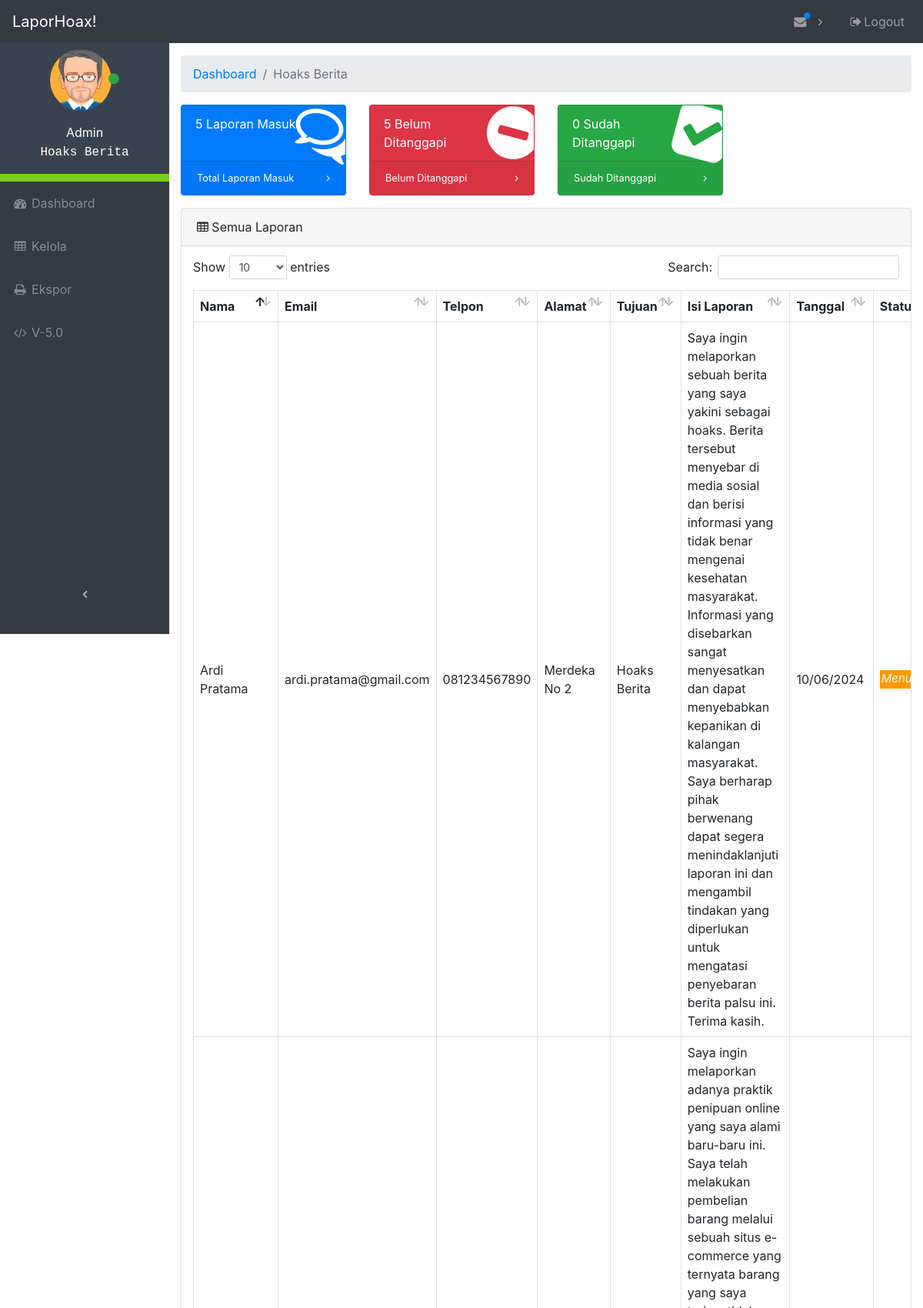
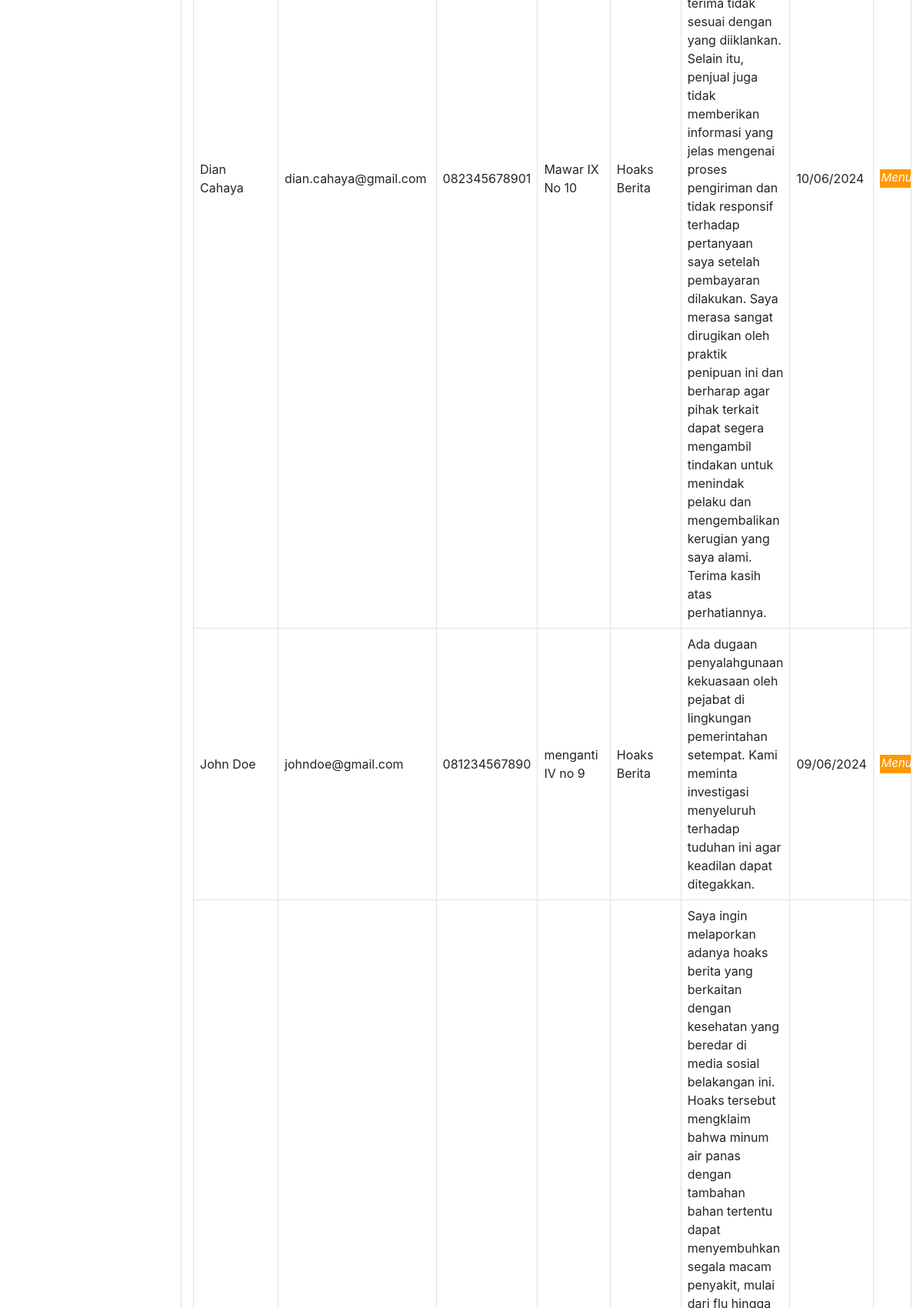
/admin/index (signed in, upper part), run on the app's committed database (2 pictures, top to bottom).
### tables this page shows
CREATE TABLE `divisi` (
  `id_divisi` int(11) NOT NULL,
  `nama_divisi` varchar(64) NOT NULL
);

CREATE TABLE `laporan` (
  `id` int(11) NOT NULL,
  `nama` varchar(64) NOT NULL,
  `email` varchar(64) NOT NULL,
  `telpon` varchar(12) NOT NULL,
  `alamat` varchar(256) NOT NULL,
  `tujuan` int(11) NOT NULL,
  `isi` varchar(2048) NOT NULL,
  `tanggal` timestamp NOT NULL DEFAULT current_timestamp() ON UPDATE current_timestamp(),
  `status` varchar(12) NOT NULL
);

### admin/database.php (called while the page is built, shortened)
<?php
$db_host = "localhost";
$db_user = "root";
$db_pass = "";
$db_name = "kp";
try {
    $db = new PDO("mysql:host=$db_host;dbname=$db_name", $db_user, $db_pass);
} catch(PDOException $e) {
    die("Terjadi masalah: " . $e->getMessage());
}
function logged_admin () {
    global $db, $admin_login, $divisi, $id_admin;
    $sql = "SELECT * FROM admin, divisi WHERE admin.username = :username AND admin.divisi = divisi.id_divisi";
    $stmt = $db->prepare($sql);
    $stmt->bindValue(':username', $admin_login);
    $stmt->execute();
    foreach ($stmt as $col) {
        $divisi = $col['nama_divisi'];
        $id_admin = $col['id_admin'];
    }
}

### admin/index.php (the view, shortened to what this page needs)
<?php
    require_once("database.php");
    logged_admin ();
    global $total_laporan_masuk, $total_laporan_menunggu, $total_laporan_ditanggapi;
    if ($id_admin > 0) {
        foreach($db->query("SELECT COUNT(*) FROM laporan WHERE laporan.tujuan = $id_admin") as $row) {
            $total_laporan_masuk = $row['COUNT(*)'];
        }
        foreach($db->query("SELECT COUNT(*) FROM laporan WHERE status = \"Ditanggapi\" AND laporan.tujuan = $id_admin") as $row) {
            $total_laporan_ditanggapi = $row['COUNT(*)'];
        }
        foreach($db->query("SELECT COUNT(*) FROM laporan WHERE status = \"Menunggu\" AND laporan.tujuan = $id_admin") as $row) {
            $total_laporan_menunggu = $row['COUNT(*)'];
        }
    }
 ?>
<!DOCTYPE html>
<html lang="en">
<head>
    <link href="vendor/bootstrap/css/bootstrap.css" rel="stylesheet">
    <link href="vendor/font-awesome/css/font-awesome.min.css" rel="stylesheet" type="text/css">
    <link href="vendor/datatables/dataTables.bootstrap4.css" rel="stylesheet">
    <link href="css/admin.css" rel="stylesheet">
</head>
<body class="fixed-nav sticky-footer" id="page-top">
    <nav class="navbar navbar-expand-lg navbar-dark bg-dark fixed-top" id="mainNav">
        <a class="navbar-brand" href="index">LaporHoax!</a>
        <div class="collapse navbar-collapse" id="navbarResponsive">
            <ul class="navbar-nav navbar-sidenav sidebar-menu" id="exampleAccordion">
                <li class="sidebar-profile nav-item" data-toggle="tooltip" data-placement="right" title="Admin">
                    <div class="profile-main">
                        <p class="image">
                            <img alt="image" src="images/avatar1.png" width="80">
                            <span class="status"><i class="fa fa-circle text-success"></i></span>
                        </p>
                        <p>
                            <span class="">Admin</span><br>
                            <span class="user" style="font-family: monospace;"><?php echo $divisi; ?></span>
                        </p>
                    </div>
                </li>
                <li class="nav-item" data-toggle="tooltip" data-placement="right" title="Dashboard">
                    <a class="nav-link" href="index">
                        <i class="fa fa-fw fa-dashboard"></i>
                        <span class="nav-link-text">Dashboard</span>
                    </a>
                </li>
                <li class="nav-item" data-toggle="tooltip" data-placement="right" title="Tables">
                    <a class="nav-link" href="tables">
                        <i class="fa fa-fw fa-table"></i>
                        <span class="nav-link-text">Kelola</span>
                    </a>
                </li>
                <li class="nav-item" data-toggle="tooltip" data-placement="right" title="Export">
                    <a class="nav-link" href="export">
                        <i class="fa fa-fw fa-print"></i>
                        <span class="nav-link-text">Ekspor</span>
                    </a>
                </li>
                <li class="nav-item" data-toggle="tooltip" data-placement="right" title="Version">
                    <a class="nav-link" href="">
                        <i class="fa fa-fw fa-code"></i>
                        <span class="nav-link-text">V-5.0</span>
                    </a>
                </li>
            </ul>
            <ul class="navbar-nav sidenav-toggler">
                <li class="nav-item">
                    <a class="nav-link text-center" id="sidenavToggler">
                        <i class="fa fa-fw fa-angle-left"></i>
                    </a>
                </li>
            </ul>
            <ul class="navbar-nav ml-auto">
                <li class="nav-item dropdown">
                    <a class="nav-link dropdown-toggle mr-lg-2" id="messagesDropdown" href="#" data-toggle="dropdown" aria-haspopup="true" aria-expanded="false">
                        <i class="fa fa-fw fa-envelope"></i>
                        <span class="indicator text-primary d-none d-lg-block">
                            <i class="fa fa-fw fa-circle"></i>
                        </span>
                    </a>
                    <?php
                        $statement = $db->query("SELECT * FROM laporan ORDER BY laporan.id DESC LIMIT 1");
                     ?>
                </li>
                <li class="nav-item">
                    <a class="nav-link" data-toggle="modal" data-target="#exampleModal">
                        <i class="fa fa-fw fa-sign-out"></i>Logout
                    </a>
                </li>
            </ul>
        </div>
    </nav>
    <div class="content-wrapper">
        <div class="container-fluid">
            <ol class="breadcrumb">
                <li class="breadcrumb-item">
                    <a href="#">Dashboard</a>
                </li>
                <li class="breadcrumb-item active"><?php echo $divisi; ?></li>
            </ol>
            <div class="row">
                <div class="col-xl-3 col-sm-6 mb-3">
                    <div class="card text-white bg-primary o-hidden h-100">
                        <div class="card-body">
                            <div class="card-body-icon">
                                <i class="fa fa-fw fa-comments-o"></i>
                            </div>
                            <div class="mr-5"><?php echo $total_laporan_masuk; ?> Laporan Masuk</div>
                        </div>
                        <a class="card-footer text-white clearfix small z-1" href="tables">
                            <span class="float-left">Total Laporan Masuk</span>
                            <span class="float-right">
                                <i class="fa fa-angle-right"></i>
                            </span>
                        </a>
                    </div>
                </div>
                <div class="col-xl-3 col-sm-6 mb-3">
                    <div class="card text-white bg-danger o-hidden h-100">
                        <div class="card-body">
                            <div class="card-body-icon">
                                <i class="fa fa-fw fa-minus-circle"></i>
                            </div>
                            <div class="mr-5"><?php echo $total_laporan_menunggu; ?> Belum Ditanggapi</div>
                        </div>
                        <a class="card-footer text-white clearfix small z-1" href="#">
                            <span class="float-left">Belum Ditanggapi</span>
                            <span class="float-right">
                                <i class="fa fa-angle-right"></i>
                            </span>
                        </a>
                    </div>
                </div>
                <div class="col-xl-3 col-sm-6 mb-3">
                    <div class="card text-white bg-success o-hidden h-100">
                        <div class="card-body">
                            <div class="card-body-icon">
                                <i class="fa fa-fw fa-check-square"></i>
                            </div>
                            <div class="mr-5"><?php echo $total_laporan_ditanggapi; ?> Sudah Ditanggapi</div>
                        </div>
                        <a class="card-footer text-white clearfix small z-1" href="#">
                            <span class="float-left">Sudah Ditanggapi</span>
                            <span class="float-right">
                                <i class="fa fa-angle-right"></i>
                            </span>
                        </a>
                    </div>
                </div>
            </div>
            <div class="card mb-3">
                <div class="card-header">
                    <i class="fa fa-table"></i> Semua Laporan
                </div>
                <div class="card-body">
                    <div class="table-responsive">
                        <table class="table table-bordered" id="dataTable" width="100%" cellspacing="0">
                            <thead>
                                <tr>
                                    <th>Nama</th>
                                    <th>Email</th>
                                    <th>Telpon</th>
                                    <th>Alamat</th>
                                    <th>Tujuan</th>
                                    <th>Isi Laporan</th>
                                    <th>Tanggal</th>
                                    <th class="sorting_asc_disabled sorting_desc_disabled">Status</th>
                                </tr>
                            </thead>
                            <tbody>
                                <?php
                            if ($id_admin > 0) {
                                $statement = $db->query("SELECT * FROM laporan, divisi WHERE laporan.tujuan = divisi.id_divisi AND laporan.tujuan = $id_admin ORDER BY laporan.id DESC");
                            } else {
                                $statement = $db->query("SELECT * FROM laporan, divisi WHERE laporan.tujuan = divisi.id_divisi ORDER BY laporan.id DESC");
                            }
                            foreach ($statement as $key ) {
                                $mysqldate = $key['tanggal'];
                                $phpdate = strtotime($mysqldate);
                                $tanggal = date( 'd/m/Y', $phpdate);
                                $status  = $key['status'];
                                if($status == "Ditanggapi") {
                                    $style_status = "<p style=\"background-color:#009688;color:#fff;padding-left:2px;padding-right:2px;padding-bottom:2px;margin-top:16px;font-size:15px;font-style:italic;\">Ditanggapi</p>";
                                } else {
                                    $style_status = "<p style=\"background-color:#FF9800;color:#fff;padding-left:2px;padding-right:2px;padding-bottom:2px;margin-top:16px;font-size:15px;font-style:italic;\">Menunggu</p>";
                                }
                                ?>
                                <tr>
                                    <td><?php echo $key['nama']; ?></td>
                                    <td><?php echo $key['email']; ?></td>
                                    <td><?php echo $key['telpon']; ?></td>
                                    <td><?php echo $key['alamat']; ?></td>
                                    <td><?php echo $key['nama_divisi']; ?></td>
                                    <td><?php echo $key['isi']; ?></td>
                                    <td><?php echo $tanggal; ?></td>
                                    <td><?php echo $style_status; ?></td>
                                </tr>
                                <?php
                            }
                            ?>
                            </tbody>
                        </table>
                    </div>
                </div>
            </div>
        </div>
    </div>
</body>
</html>

### admin/css/admin.css (style rules this page uses)
html { position: relative; min-height: 100%; }
body { overflow-x: hidden; }
body.sticky-footer { margin-bottom: 56px; }
body.sticky-footer .content-wrapper { min-height: calc(100vh - 56px - 56px); }
body.fixed-nav { padding-top: 56px; }
.content-wrapper { min-height: calc(100vh - 56px); padding-top: 1rem; }
.o-hidden { overflow: hidden !important; }
.z-1 { z-index: 1; }
#mainNav .navbar-collapse { overflow: auto; max-height: 75vh; }
#mainNav .navbar-collapse .navbar-nav .nav-item .nav-link { cursor: pointer; }
#mainNav .navbar-collapse .sidenav-toggler { display: none; }
#mainNav .navbar-collapse .navbar-nav > .nav-item.dropdown > .nav-link { position: relative; min-width: 45px; }
#mainNav .navbar-collapse .navbar-nav > .nav-item.dropdown > .nav-link:after { float: right; width: auto; content: '\f105'; border: none; font-family: 'FontAwesome'; }
#mainNav .navbar-collapse .navbar-nav > .nav-item.dropdown > .nav-link .indicator { position: absolute; top: 5px; left: 21px; font-size: 10px; }
@media (min-width: 992px) { #mainNav .navbar-brand { width: 250px; } }
@media (min-width: 992px) { #mainNav .navbar-collapse { overflow: visible; max-height: none; } }
@media (min-width: 992px) { #mainNav .navbar-collapse .navbar-sidenav { position: absolute; top: 0; left: 0; -webkit-flex-direction: column; -ms-flex-direction: column; flex-direction: column; margin-top: 56px; } }
@media (min-width: 992px) { #mainNav .navbar-collapse .navbar-sidenav > .nav-item { width: 220px; padding: 0; } }
@media (min-width: 992px) { #mainNav .navbar-collapse .navbar-sidenav > .nav-item > .nav-link { padding: 1em; } }
@media (min-width: 992px) { #mainNav .navbar-collapse .navbar-nav > .nav-item.dropdown > .nav-link { min-width: 0; } }
@media (min-width: 992px) { #mainNav .navbar-collapse .navbar-nav > .nav-item.dropdown > .nav-link:after { width: 24px; text-align: center; } }
#mainNav.fixed-top .sidenav-toggler { display: none; }
@media (min-width: 992px) { #mainNav.fixed-top .navbar-sidenav { height: calc(110vh - 112px); } }
@media (min-width: 992px) { #mainNav.fixed-top .sidenav-toggler { position: absolute; top: 0; left: 0; display: flex; -webkit-flex-direction: column; -ms-flex-direction: column; flex-direction: column; margin-top: calc(100vh - 56px); } }
@media (min-width: 992px) { #mainNav.fixed-top .sidenav-toggler > .nav-item { width: 220px; padding: 0; } }
@media (min-width: 992px) { #mainNav.fixed-top .sidenav-toggler > .nav-item > .nav-link { padding: 1em; } }
#mainNav.fixed-top.navbar-dark .sidenav-toggler a i { color: #adb5bd; }
.content-wrapper { overflow-x: hidden; background: white; }
@media (min-width: 992px) { .content-wrapper { margin-left: 220px; } }
#sidenavToggler i { font-weight: 800; }
#mainNav.navbar-dark .navbar-collapse .navbar-sidenav > .nav-item > .nav-link { color: #868e96; }
#mainNav.navbar-dark .navbar-collapse .navbar-nav > .nav-item.dropdown > .nav-link:after { color: #adb5bd; }
@media (min-width: 992px) { #mainNav.navbar-dark .navbar-collapse .navbar-sidenav { background: #343a40; } }
.card-body-icon { position: absolute; z-index: 0; top: -25px; right: -25px; font-size: 5rem; -webkit-transform: rotate(15deg); -ms-transform: rotate(15deg); transform: rotate(15deg); }
ul.sidebar-menu li.sidebar-profile { background-color: #3A434D; padding: 10px; color: #fff; text-align: center; border-bottom: 10px solid #76CF1C; }
ul.sidebar-menu li.sidebar-profile .image img { border-radius: 60%; }
ul.sidebar-menu li.sidebar-profile .status { margin-top: -10px; font-size: 7; margin-left: -9px; }
ul.sidebar-menu li.sidebar-profile .profile-main { margin-top: 8px; }

### data on the page
laporan: nama "Dian Cahaya", email "dian.cahaya@gmail.com", telpon "082345678901", alamat "Mawar IX No 10", tujuan.nama_divisi "Hoaks Berita", isi "Saya ingin melaporkan adanya praktik penipuan online yang saya alami baru-baru ini. Saya telah melakukan pembelian barang melalui sebuah situs e-commerce yang ternyata barang yang saya terima tidak sesuai dengan yang diiklankan. Selain itu, penjual juga tidak memberikan informasi yang jelas mengenai proses pengiriman dan tidak responsif terhadap pertanyaan saya setelah pembayaran dilakukan. Saya merasa sangat dirugikan oleh praktik penipuan ini dan berharap agar pihak terkait dapat segera mengambil tindakan untuk menindak pelaku dan mengembalikan kerugian yang saya alami. Terima kasih atas perhatiannya.", tanggal "10/06/2024", status "Menunggu"
laporan: nama "Ardi Pratama", email "ardi.pratama@gmail.com", telpon "081234567890", alamat "Merdeka No 2", tujuan.nama_divisi "Hoaks Berita", isi "Saya ingin melaporkan sebuah berita yang saya yakini sebagai hoaks. Berita tersebut menyebar di media sosial dan berisi informasi yang tidak benar mengenai kesehatan masyarakat. Informasi yang disebarkan sangat menyesatkan dan dapat menyebabkan kepanikan di kalangan masyarakat. Saya berharap pihak berwenang dapat segera menindaklanjuti laporan ini dan mengambil tindakan yang diperlukan untuk mengatasi penyebaran berita palsu ini. Terima kasih.", tanggal "10/06/2024", status "Menunggu"
laporan: nama "John Doe", email "johndoe@gmail.com", telpon "081234567890", alamat "menganti IV no 9", tujuan.nama_divisi "Hoaks Berita", isi "Ada dugaan penyalahgunaan kekuasaan oleh pejabat di lingkungan pemerintahan setempat. Kami meminta investigasi menyeluruh terhadap tuduhan ini agar keadilan dapat ditegakkan.", tanggal "09/06/2024", status "Menunggu"

### other printed values
$divisi "Hoaks Berita"
$total_laporan_masuk "5"
$total_laporan_menunggu "5"
$total_laporan_ditanggapi "0"
